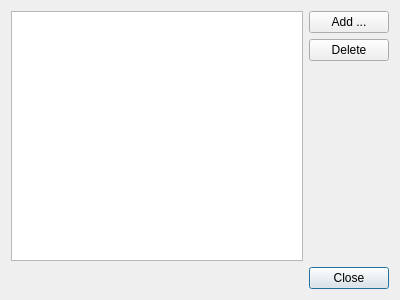
<?xml version="1.0" encoding="UTF-8"?>
<ui version="4.0">
 <class>IndexServersView</class>
 <widget class="QDialog" name="IndexServersView">
  <property name="windowModality">
   <enum>Qt::ApplicationModal</enum>
  </property>
  <property name="geometry">
   <rect>
    <x>0</x>
    <y>0</y>
    <width>400</width>
    <height>300</height>
   </rect>
  </property>
  <property name="windowTitle">
   <string>Index Servers</string>
  </property>
  <property name="modal">
   <bool>true</bool>
  </property>
  <layout class="QGridLayout" name="gridLayout">
   <item row="1" column="0">
    <widget class="QDialogButtonBox" name="buttonBox">
     <property name="orientation">
      <enum>Qt::Horizontal</enum>
     </property>
     <property name="standardButtons">
      <set>QDialogButtonBox::Close</set>
     </property>
    </widget>
   </item>
   <item row="0" column="0">
    <layout class="QHBoxLayout" name="horizontalLayout">
     <item>
      <widget class="QTableView" name="tableView">
       <property name="editTriggers">
        <set>QAbstractItemView::NoEditTriggers</set>
       </property>
       <property name="alternatingRowColors">
        <bool>true</bool>
       </property>
       <property name="selectionMode">
        <enum>QAbstractItemView::ContiguousSelection</enum>
       </property>
       <property name="selectionBehavior">
        <enum>QAbstractItemView::SelectRows</enum>
       </property>
       <attribute name="verticalHeaderVisible">
        <bool>false</bool>
       </attribute>
      </widget>
     </item>
     <item>
      <layout class="QVBoxLayout" name="verticalLayout">
       <item>
        <widget class="QPushButton" name="btnAdd">
         <property name="text">
          <string>Add ...</string>
         </property>
        </widget>
       </item>
       <item>
        <widget class="QPushButton" name="btnDel">
         <property name="text">
          <string>Delete</string>
         </property>
        </widget>
       </item>
       <item>
        <spacer name="verticalSpacer">
         <property name="orientation">
          <enum>Qt::Vertical</enum>
         </property>
         <property name="sizeHint" stdset="0">
          <size>
           <width>20</width>
           <height>40</height>
          </size>
         </property>
        </spacer>
       </item>
      </layout>
     </item>
    </layout>
   </item>
  </layout>
 </widget>
 <resources/>
 <connections>
  <connection>
   <sender>buttonBox</sender>
   <signal>rejected()</signal>
   <receiver>IndexServersView</receiver>
   <slot>reject()</slot>
   <hints>
    <hint type="sourcelabel">
     <x>295</x>
     <y>284</y>
    </hint>
    <hint type="destinationlabel">
     <x>286</x>
     <y>274</y>
    </hint>
   </hints>
  </connection>
  <connection>
   <sender>btnDel</sender>
   <signal>clicked()</signal>
   <receiver>IndexServersView</receiver>
   <slot>deleteClicked()</slot>
   <hints>
    <hint type="sourcelabel">
     <x>378</x>
     <y>58</y>
    </hint>
    <hint type="destinationlabel">
     <x>396</x>
     <y>47</y>
    </hint>
   </hints>
  </connection>
  <connection>
   <sender>btnAdd</sender>
   <signal>clicked()</signal>
   <receiver>IndexServersView</receiver>
   <slot>addClicked()</slot>
   <hints>
    <hint type="sourcelabel">
     <x>366</x>
     <y>24</y>
    </hint>
    <hint type="destinationlabel">
     <x>396</x>
     <y>19</y>
    </hint>
   </hints>
  </connection>
 </connections>
 <slots>
  <slot>deleteClicked()</slot>
  <slot>addClicked()</slot>
 </slots>
</ui>
